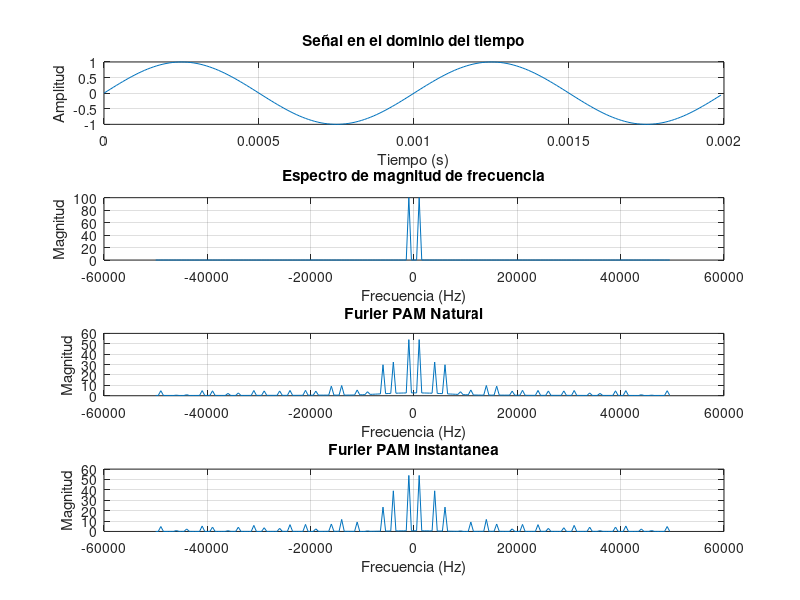

This chart was generated by the following MATLAB code:
clc;
close all;

% parámetros de configuración
fm = 100000; % Hz
tm = 1/fm; % segundos
ls = 200; % largo de la señal
f_c = 1000; % Hz
f_s = 5000; % Hz
t_s = 1/f_s; % segundos
tau = 0.5*t_s; % segundos
d = tau/t_s; % ciclo de trabajo

% vectores
t = (0:ls-1)*tm;
m_t = sin(2*pi*f_c*t);

% auxiliaries
r = floor(t_s/tm);
s = floor(tau/tm);

% muestreo natural
s_nat = zeros(1,length(t));
for i=1:length(m_t)
    if mod(i,r)==0
        s_nat(i:i+s) = 1;
    end
end
s_nat = s_nat(1:length(t));
m_t_nat = m_t.*s_nat;

% muestreo instantaneo
m_t_inst = zeros(1,length(t));
for i=1:length(m_t)
    if mod(i,r)==0
        m_t_inst(i:i+s) = m_t(i);
    end
end

m_t_inst = m_t_inst(1:length(t));

% Senales de Fourier
F = fftshift(fft(m_t));
FNat = fftshift(fft(m_t_nat));
FInts = fftshift(fft(m_t_inst));

subplot(4,1,1);
plot(t,m_t);
title('Señal en el dominio del tiempo');
xlabel('Tiempo (s)');
ylabel('Amplitud');
grid on;

subplot(4,1,2);
plot(-fm/2:fm/ls:(fm/2-fm/ls), abs(F));
title('Espectro de magnitud de frecuencia');
xlabel('Frecuencia (Hz)');
ylabel('Magnitud');
grid on;

subplot(4,1,3);
plot(-fm/2:fm/ls:(fm/2-fm/ls), abs(FNat));
title('Furier PAM Natural');
xlabel('Frecuencia (Hz)');
ylabel('Magnitud');
grid on;

subplot(4,1,4);
plot(-fm/2:fm/ls:(fm/2-fm/ls), abs(FInts));
title('Furier PAM instantanea');
xlabel('Frecuencia (Hz)');
ylabel('Magnitud');
grid on;
